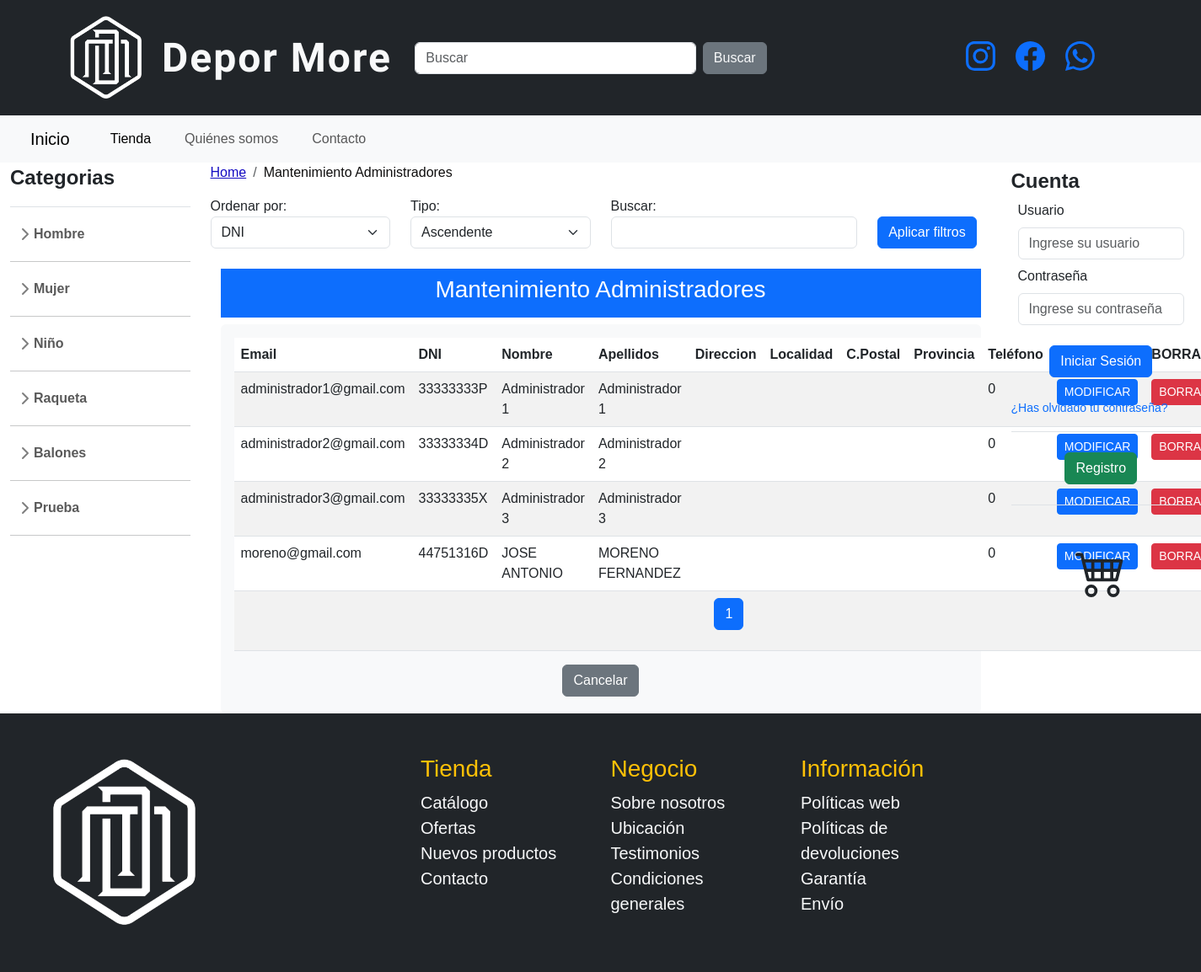
Screenshot of /index.php?page=mantenimientoAdministradores with the database file from the repository.
### tables this page shows
CREATE TABLE `categorias` (
  `id_cat` int(11) NOT NULL,
  `cod_cat` varchar(5) NOT NULL,
  `nom_cat` varchar(30) NOT NULL,
  `cod_sub` varchar(5) NOT NULL,
  `nom_sub` varchar(30) NOT NULL,
  `activo` enum('S','N') DEFAULT 'S'
);

CREATE TABLE `usuarios` (
  `id` int(5) NOT NULL,
  `dni` varchar(9) NOT NULL,
  `nombre` varchar(30) NOT NULL,
  `apellidos` varchar(50) NOT NULL,
  `direccion` varchar(50) NOT NULL,
  `localidad` varchar(30) NOT NULL,
  `cpostal` varchar(5) NOT NULL,
  `provincia` varchar(30) NOT NULL,
  `telefono` int(9) NOT NULL,
  `rol` enum('cliente','empleado','administrador') NOT NULL,
  `email` varchar(80) NOT NULL,
  `password` varchar(200) NOT NULL,
  `activo` enum('S','N') NOT NULL
);

### pagina/lateral_izq.php (called while the page is built)
<?php
$categorias = include './php/lateral_izquierdo.php';
?>

### usuarios/consulta_administradores.php (called while the page is built, shortened)
<?php
$conexionDB = new ConexionDB(DB_HOST, DB_USER, DB_PASS, DB_NAME);
$conn = $conexionDB->obtenerConexion();
$sql = "SELECT * FROM usuarios WHERE activo = 'S' AND rol = 'administrador'";
$resultado = $conn->query($sql);
if ($resultado->num_rows > 0) {
    $usuarios = array();
    while ($fila = $resultado->fetch_assoc()) {
        $usuarios[] = $fila;
    }
} else {
    $usuarios = array();
}
return $usuarios;
?>

### usuarios/mantenimientoAdministradores.php (the view, shortened to what this page needs)
<?php include './pagina/breadcrumb.php'; ?>
<?php echo $breadcrumbs;
?>
<form action="index.php?page=mantenimientoAdministradores" method="POST">
    <div class="row mb-3">
        <div class="col-md-3">
            <label for="ordenar">Ordenar por:</label>
            <select name="ordenar" class="form-select">
                <option value="dni">DNI</option>
            </select>
        </div>
        <div class="col-md-3">
            <label for="tipo">Tipo:</label>
            <select name="tipo" class="form-select">
                <option value="asc">Ascendente</option>
            </select>
        </div>
        <div class="col-md-4">
            <label for="buscar">Buscar:</label>
            <input type="text" name="buscar" class="form-control">
        </div>
        <div class="col-md-2">
            <button type="submit" class="btn btn-primary mt-4">Aplicar filtros</button>
        </div>
    </div>
</form>
<div class="container mt-4">
    <div class="row justify-content-center">
        <div class="col-md-12">
            <div class="bg-primary text-white p-2 mb-2 text-center">
                <h3>Mantenimiento Administradores</h3>
            </div>
            <div class="bg-light p-3 rounded">
                <table class="table table-striped table-striped-custom">
                    <thead>
                        <tr>
                            <th>Email</th>
                            <th>DNI</th>
                            <th>Nombre</th>
                            <th>Apellidos</th>
                            <th>Direccion</th>
                            <th>Localidad</th>
                            <th>C.Postal</th>
                            <th>Provincia</th>
                            <th>Teléfono</th>
                            <th>MODIFICAR</th>
                            <th>BORRAR</th>
                        </tr>
                    </thead>
                    <tbody>
                        <?php
                        include 'consulta_administradores.php';
                        $usuarios_por_pagina = 10;
                        $total_usuarios = count($usuarios);
                        $pagina_actual = isset($_GET['pagina']) ? $_GET['pagina'] : 1;
                        $indice_inicio = ($pagina_actual - 1) * $usuarios_por_pagina;
                        $indice_fin = min($indice_inicio + $usuarios_por_pagina, $total_usuarios);
                        for ($i = $indice_inicio; $i < $indice_fin; $i++) {
                            $usuario = $usuarios[$i];
                            echo '<tr>';
                            echo '<td>' . $usuario['email'] . '</td>';
                            echo '<td>' . $usuario['dni'] . '</td>';
                            echo '<td>' . $usuario['nombre'] . '</td>';
                            echo '<td>' . $usuario['apellidos'] . '</td>';
                            echo '<td>' . $usuario['direccion'] . '</td>';
                            echo '<td>' . $usuario['localidad'] . '</td>';
                            echo '<td>' . $usuario['cpostal'] . '</td>';
                            echo '<td>' . $usuario['provincia'] . '</td>';
                            echo '<td>' . $usuario['telefono'] . '</td>';
                            echo '<td>';
                            echo '<form action="index.php?page=modificarAdministrador" method="POST">';
                            echo '<button type="submit" class="btn btn-primary btn-sm" name="modificar">MODIFICAR</button>';
                            echo '</form>';
                            echo '</td>';
                            echo '<td>';
                            echo '<form action="index.php?page=borrarAdministrador" method="POST">';
                            echo '<button type="submit" class="btn btn-danger btn-sm" name="borrar">BORRAR</button>';
                            echo '</form>';
                            echo '</td>';
                        }
                        $total_paginas = ceil($total_usuarios / $usuarios_por_pagina);
                        ?>
                        <tr>
                            <td colspan="12">
                                <nav aria-label="Page navigation example">
                                    <ul class="pagination justify-content-center">
                                        <?php for ($pagina = 1; $pagina <= $total_paginas; $pagina++) : ?>
                                            <li class="page-item <?php echo ($pagina == $pagina_actual) ? 'active' : ''; ?>">
                                                <a class="page-link" href="index.php?page=mantenimientoAdministradores&pagina=<?php echo $pagina; ?>"><?php echo $pagina; ?></a>
                                            </li>
                                        <?php endfor; ?>
                                    </ul>
                                </nav>
                            </td>
                        </tr>
                    </tbody>
                </table>
                <div class="d-grid gap-2 d-md-flex justify-content-md-center mb-1">
                    <a href="index.php?page=usuarios" class="btn btn-secondary">Cancelar</a>
                </div>
            </div>
        </div>
    </div>
</div>

### php/lateral_izquierdo.php (shortened to what this page needs)
<?php
$conexionDB = new ConexionDB(DB_HOST, DB_USER, DB_PASS, DB_NAME);
$conn = $conexionDB->obtenerConexion();
$sql = "SELECT * FROM categorias WHERE activo = 'S' ORDER BY cod_cat, cod_sub";
$resultado = $conn->query($sql);
$categorias = array();
if ($resultado->num_rows > 0) {
    while ($fila = $resultado->fetch_assoc()) {
        $categoria = $fila['nom_cat'];
        $subcategoria = $fila['nom_sub'];
        $categorias[$categoria][] = $subcategoria;
    }
}
echo '<a class="d-flex align-items-center pb-3 mb-3 link-dark text-decoration-none border-bottom">';
echo '<span class="fs-4 fw-semibold">Categorias</span>';
echo '</a>';
echo '<ul class="list-unstyled ps-0">';
foreach ($categorias as $categoria => $subcategorias) {
    echo '<li class="mb-1">';
    echo '<button class="btn btn-toggle align-items-center rounded collapsed" data-bs-toggle="collapse" data-bs-target="#' . strtolower(str_replace(' ', '-', $categoria)) . '-collapse" aria-expanded="false">' . $categoria . '</button>';
    echo '</li>';
    echo '<hr class="d-none d-sm-block" >';
}
echo '</ul>';
?>

### css/styles.css (style rules this page uses)
body { margin: 0; padding: 0; font-family: 'Arial', sans-serif; box-sizing: border-box; }
.table-striped-custom tbody tr:nth-child(4n+2) { background-color: #916464; }
.table-striped-custom tbody tr:nth-child(4n+3) { background-color: #e6e6e6; }

### sidebars.css (style rules this page uses)
body { min-height: 100vh; min-height: -webkit-fill-available; }
html { height: -webkit-fill-available; }
.btn-toggle { display: inline-flex; align-items: center; padding: .25rem .5rem; font-weight: 600; color: rgba(0, 0, 0, .65); background-color: transparent; border: 0; }
.btn-toggle::before { width: 1.25em; line-height: 0; transition: transform .35s ease; transform-origin: .5em 50%; }
.fw-semibold { font-weight: 600; }

### rows the page displays
categorias: nom_cat "Prueba"
usuarios: email "administrador1@gmail.com", dni "33333333P", nombre "Administrador 1", apellidos "Administrador 1", telefono "0"
usuarios: email "administrador2@gmail.com", dni "33333334D", nombre "Administrador 2", apellidos "Administrador 2", telefono "0"
usuarios: email "administrador3@gmail.com", dni "33333335X", nombre "Administrador 3", apellidos "Administrador 3", telefono "0"
usuarios: email "moreno@gmail.com", dni "44751316D", nombre "JOSE ANTONIO", apellidos "MORENO FERNANDEZ", telefono "0"

### other values shown
$categoria "Hombre"
$categoria "Mujer"
$categoria "Niño"
$categoria "Raqueta"
$categoria "Balones"
$label "Mantenimiento Administradores"
